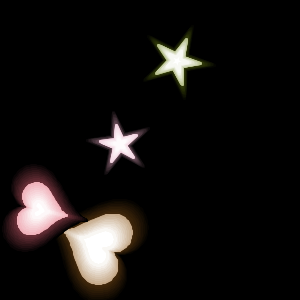
Frame 1 (no input)
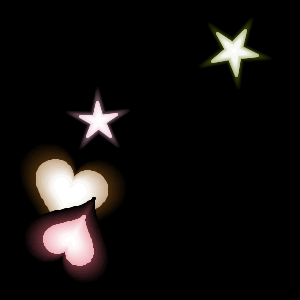
Frame 60 (the mouse pressed at the canvas centre just before this capture)
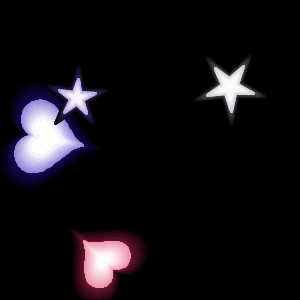
Frame 120 (the mouse held since frame 60 and released just before this capture)

The Processing sketch that drew these frames (run headless with seeded random() and noise(); from frame 60 on, the mouse is pressed at the canvas centre):

// Processing sketch: processing_106454
// ── processing_106454.pde

LightObj[] objs = new LightObj[4];

color bgcolor = color(0);

void setup() {
  size(300,300);
  background(bgcolor);
  smooth();
  strokeJoin(ROUND);

  for (int i = 0 ; i < objs.length;i++) {
    objs[i] = new LightObj(i);
  }
}

void draw() {
  background(bgcolor);

  for (int i = 0 ; i < objs.length;i++) {
    objs[i].move();
    objs[i].display();
  }
}

void mousePressed() {
  for (int i = 0 ; i < objs.length;i++) {
    objs[i].c = color(random(255), random(255), random(255));
  }
}

class LightObj {
  Heart[] hearts = new Heart[2];
  Star[] stars = new Star[2];

  float r = random(60, 100);
  float x = random(r/2, width-r/2);
  float y = random(r/2, height-r/2);

  float x_spd = random(1, 3)/3;
  int x_sign;
  float y_spd = random(1, 3)/3;
  int y_sign;

  float theta = random(TWO_PI);
  float theta_spd = random(0.01, 0.05);
  int theta_sign;

  color c = color(random(255), random(255), random(255));
  color black = color(0, 0, 0);
  color white = color(255, 255, 255);
  color tmp;

  int num;

  LightObj(int tmpNum) {
    num = tmpNum;

    for (int i = 0; i < hearts.length;i++) {
      hearts[i] = new Heart();
    }
    for (int j = 0; j < stars.length;j++) {
      stars[j] = new Star();
    }

    if (random(1) >= 0.5) {
      x_sign = 1;
    } else {
      x_sign = -1;
    }
    if (random(1) >= 0.5) {
      y_sign = 1;
    } else {
      y_sign = -1;
    }

    if (random(1) >= 0.5) {
      theta_sign = 1;
    } else {
      theta_sign = -1;
    }
  }

  void move() {
    x += x_sign * x_spd;
    y += y_sign * y_spd;

    if (x <  r/2 || x > width - r/2) {
      x_sign *= -1;
    }
    if (y < r/2 || y > height - r/2) {
      y_sign *= -1;
    }
  }

  void display() {
    int w = 3;

    noFill();
    strokeWeight(w);

    for (int i = 0 ; i < 20; i++) {
      if (i <= 9) {
        tmp = lerpColor(black, c, 0.05* i);
        stroke(tmp);
      } else {
        tmp = lerpColor(c, white, 0.05 * i);
        stroke(tmp);
      }
      if (i == 9) {
        fill(white);
      }

      pushMatrix();
      translate(x, y);
      rotate(theta);
      if (num % 2 == 0) {
        for (int p = 0 ; p < hearts.length;p++) {
          hearts[p].heart((r-i*w)/25);
        }
      } else {
        for (int q = 0 ; q < stars.length;q++) {
          stars[q].star((r-i*w)/2);
        }
      }
      popMatrix();
    }

    theta += theta_sign * theta_spd;
  }
}

class Heart {
  Heart() {
  }

  void heart(float r) {
    beginShape();
    for (float i = 0; i< TWO_PI;i+=0.05) {
      curveVertex(calc_x(r, i), calc_y(r, i));
    }
    endShape(CLOSE);
  }

  float calc_x(float r, float t) {
    float x;

    x = r *(16 * sin(t) * sin(t) * sin(t));

    return x;
  }

  float calc_y(float r, float t) {
    float y;

    y = -1 * r * (13 * cos(t) - 5 * cos(2*t) - 2 * cos(3 * t) - cos(4 * t) );

    return y;
  }
}

class Star {
  int num = 5 * 2;
  float R;
  //float R_out;
  float R_in;

  Star() {
  }

  void star(float R_out) {
    R_in = R_out / 3.0;

    beginShape();
    for (int i = 0;i < num;i++) {
      if (i % 2 == 0) {
        R = R_out;
      } else {
        R = R_in;
      }
      vertex(R * cos(radians(360 * i / num)), R * sin(radians(360 * i /num)));
    }
    endShape(CLOSE);
  }
}
